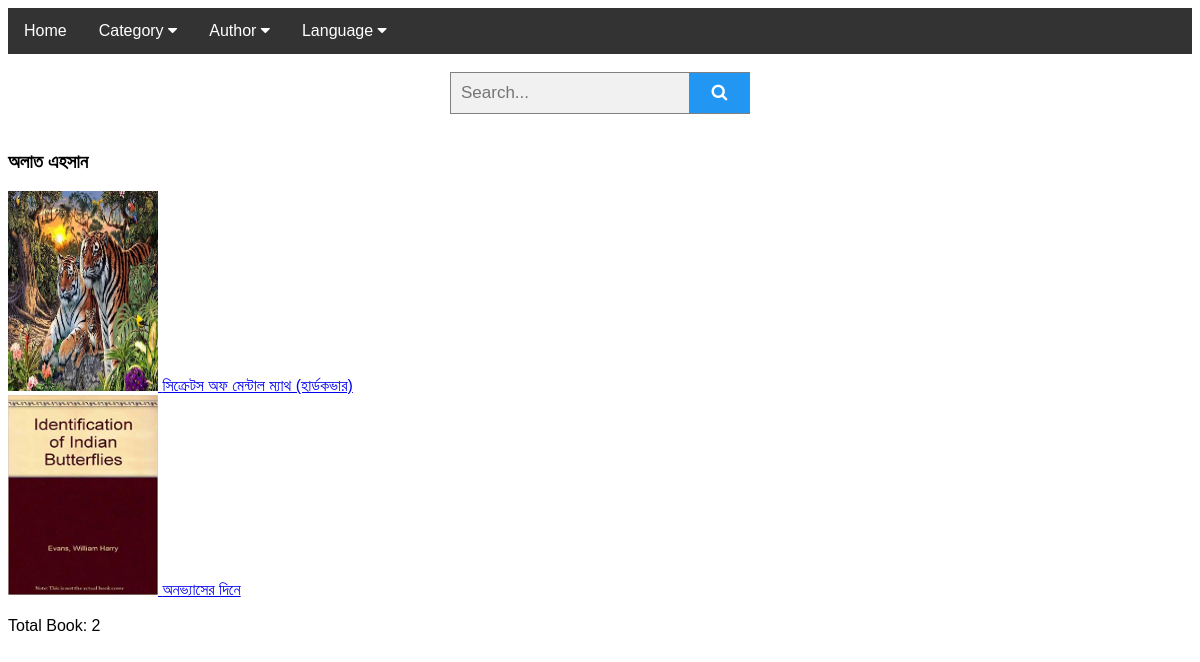
Page /author/alat on the committed database.
### library/models.py (models this page shows, shortened)
class Author(models.Model):
    first_name = models.CharField(max_length=100)
    last_name = models.CharField(max_length=100)
    date_of_birth = models.DateField(null=True, blank=True)
    date_of_death = models.DateField('Died', null=True, blank=True)
    slug = models.SlugField()
    class Meta:
        ordering = ['last_name', 'first_name']

class Book(models.Model):
    name_of_the_book = models.CharField(max_length=200)
    edition = models.CharField(max_length=13)
    author = models.ManyToManyField(Author, help_text='Select Author name')
    editor = models.ManyToManyField(Editor, help_text='Select Editor name')
    translator = models.ManyToManyField(Language, related_name='languages', help_text='Select Language')
    publisher = models.CharField(max_length=255)
    place = models.CharField(max_length=190)
    month = models.CharField(max_length=20)
    year = models.IntegerField()
    isbn = models.CharField('ISBN', max_length=13,
                            help_text='13 Character <a href="https://www.isbn-international.org/content/what-isbn">ISBN number</a>',
                            blank=True, null=True)
    currency = models.ForeignKey(Currency, on_delete=models.CASCADE)
    price = models.IntegerField()
    language = models.ForeignKey(Language, on_delete=models.CASCADE)
    category = models.ManyToManyField(Category, help_text='Select category for this book')
    pages = models.IntegerField()
    copy = models.PositiveSmallIntegerField(blank=True, null=True)
    summary = models.TextField(max_length=1000, help_text='Enter a brief description of the book')
    image = models.ImageField(upload_to='book_photos/', blank=True, null=True)
    published = models.DateTimeField(auto_now_add=True)
    slug = models.SlugField()
    publish = models.BooleanField(default=True)
    objects = EntryQuerySet.as_manager()
    class Meta:
        ordering = ["-published"]
    def __str__(self):
        return self.name_of_the_book

### library/views.py (the view)
# urls.py: re_path('author/(?P<slug>[-\w]+)', SingleAuthorView.as_view(), name='single_author_details'),
class SingleAuthorView(DetailView):
    model = Author
    template_name = 'books/single_author.html'
    extra_context = {
        'category_list': Category.objects.all(),
        'author_list': Author.objects.all(),
        'language_list': Language.objects.all(),
    }

### templates/books/single_author.html (shortened to what this page needs)
{% extends 'books/base.html' %}
{% block content %}
<h3>{{ object.first_name }} {{ object.last_name }}</h3>
    {% for book in object.book_set.all %} <a href="{% url 'library:book_details' book.slug %}"><img src="{{ MEDIA_URL }}{{ book.image.url }}" style="width: 150px;height: 200px"> {{ book }}</a> <br>{% endfor %}<br>
    Total Book: {{ object.book_set.count }}
{% endblock %}

### templates/books/base.html (style rules this page uses)
body { font-family: Arial; }
* { box-sizing: border-box; }

### rows in the picture
Author: first_name "অলাত", last_name "এহসান", book_set.count "2"
Book: image (picture), name_of_the_book "সিক্রেটস অফ মেন্টাল ম্যাথ (হার্ডকভার)"
Book: image (picture), name_of_the_book "অনভ্যাসের দিনে"
